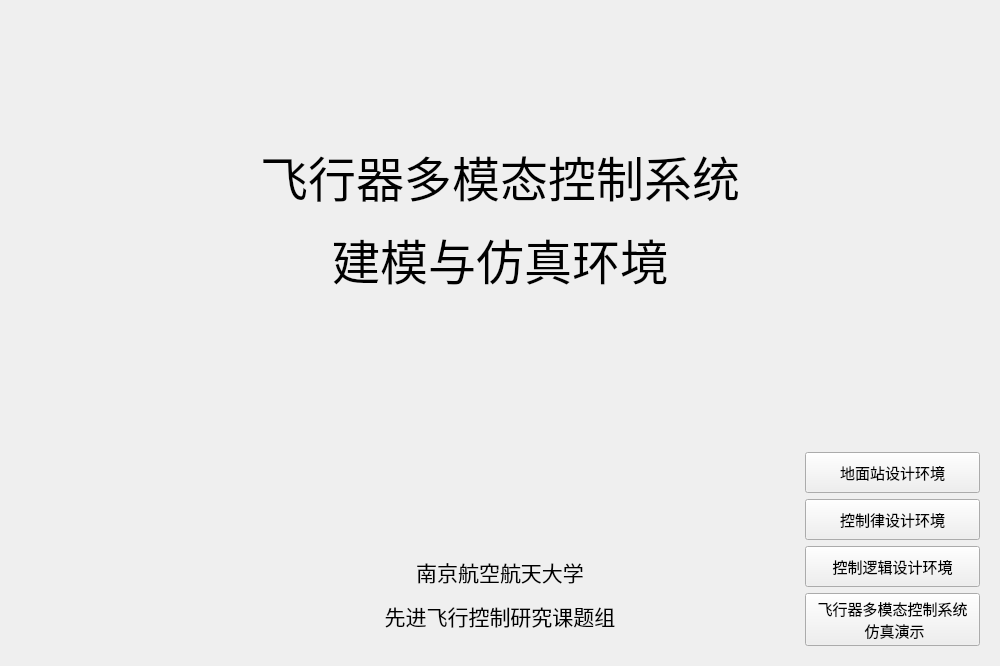
<?xml version="1.0" encoding="UTF-8"?>
<ui version="4.0">
 <class>Form</class>
 <widget class="QWidget" name="Form">
  <property name="geometry">
   <rect>
    <x>0</x>
    <y>0</y>
    <width>1000</width>
    <height>666</height>
   </rect>
  </property>
  <property name="sizePolicy">
   <sizepolicy hsizetype="Fixed" vsizetype="Fixed">
    <horstretch>0</horstretch>
    <verstretch>0</verstretch>
   </sizepolicy>
  </property>
  <property name="minimumSize">
   <size>
    <width>1000</width>
    <height>666</height>
   </size>
  </property>
  <property name="maximumSize">
   <size>
    <width>1000</width>
    <height>666</height>
   </size>
  </property>
  <property name="contextMenuPolicy">
   <enum>Qt::NoContextMenu</enum>
  </property>
  <property name="windowTitle">
   <string>欢迎使用飞行器多模态联合仿真系统</string>
  </property>
  <layout class="QGridLayout" name="gridLayout" columnstretch="1,3,1">
   <item row="0" column="0">
    <widget class="QWidget" name="widget_3" native="true"/>
   </item>
   <item row="0" column="1">
    <widget class="QWidget" name="widget_2" native="true">
     <layout class="QGridLayout" name="gridLayout_2">
      <item row="0" column="0">
       <widget class="QLabel" name="label">
        <property name="font">
         <font>
          <family>宋体</family>
          <pointsize>30</pointsize>
         </font>
        </property>
        <property name="text">
         <string>&lt;html&gt;&lt;head/&gt;&lt;body&gt;&lt;p align=&quot;center&quot;&gt;&lt;br/&gt;&lt;/p&gt;&lt;p align=&quot;center&quot;&gt;&lt;span style=&quot; font-size:36pt;&quot;&gt;飞行器多模态控制系统&lt;/span&gt;&lt;/p&gt;&lt;p align=&quot;center&quot;&gt;&lt;span style=&quot; font-size:36pt;&quot;&gt;建模与仿真环境&lt;/span&gt;&lt;/p&gt;&lt;p&gt;&lt;span style=&quot; font-size:36pt;&quot;&gt;&lt;br/&gt;&lt;/span&gt;&lt;/p&gt;&lt;/body&gt;&lt;/html&gt;</string>
        </property>
        <property name="alignment">
         <set>Qt::AlignCenter</set>
        </property>
       </widget>
      </item>
      <item row="1" column="0">
       <widget class="QWidget" name="widget_4" native="true"/>
      </item>
      <item row="2" column="0">
       <widget class="QLabel" name="label_2">
        <property name="frameShadow">
         <enum>QFrame::Plain</enum>
        </property>
        <property name="text">
         <string>&lt;html&gt;&lt;head/&gt;&lt;body&gt;&lt;p align=&quot;center&quot;&gt;&lt;span style=&quot; font-size:16pt;&quot;&gt;南京航空航天大学&lt;/span&gt;&lt;/p&gt;&lt;p align=&quot;center&quot;&gt;&lt;span style=&quot; font-size:16pt;&quot;&gt;先进飞行控制研究课题组&lt;/span&gt;&lt;/p&gt;&lt;/body&gt;&lt;/html&gt;</string>
        </property>
        <property name="textFormat">
         <enum>Qt::AutoText</enum>
        </property>
        <property name="alignment">
         <set>Qt::AlignCenter</set>
        </property>
        <property name="wordWrap">
         <bool>false</bool>
        </property>
       </widget>
      </item>
     </layout>
    </widget>
   </item>
   <item row="0" column="2">
    <widget class="QWidget" name="widget" native="true">
     <layout class="QVBoxLayout" name="verticalLayout">
      <item>
       <spacer name="verticalSpacer">
        <property name="orientation">
         <enum>Qt::Vertical</enum>
        </property>
        <property name="sizeHint" stdset="0">
         <size>
          <width>20</width>
          <height>40</height>
         </size>
        </property>
       </spacer>
      </item>
      <item>
       <widget class="QPushButton" name="pushButton">
        <property name="minimumSize">
         <size>
          <width>0</width>
          <height>41</height>
         </size>
        </property>
        <property name="font">
         <font>
          <family>Microsoft YaHei UI</family>
          <pointsize>11</pointsize>
         </font>
        </property>
        <property name="text">
         <string>地面站设计环境</string>
        </property>
       </widget>
      </item>
      <item>
       <widget class="QPushButton" name="pushButton_2">
        <property name="minimumSize">
         <size>
          <width>0</width>
          <height>41</height>
         </size>
        </property>
        <property name="font">
         <font>
          <family>Microsoft YaHei UI</family>
          <pointsize>11</pointsize>
         </font>
        </property>
        <property name="text">
         <string>控制律设计环境</string>
        </property>
       </widget>
      </item>
      <item>
       <widget class="QPushButton" name="pushButton_4">
        <property name="minimumSize">
         <size>
          <width>0</width>
          <height>41</height>
         </size>
        </property>
        <property name="font">
         <font>
          <family>Microsoft YaHei UI</family>
          <pointsize>11</pointsize>
         </font>
        </property>
        <property name="text">
         <string>控制逻辑设计环境</string>
        </property>
       </widget>
      </item>
      <item>
       <widget class="QPushButton" name="pushButton_3">
        <property name="minimumSize">
         <size>
          <width>0</width>
          <height>41</height>
         </size>
        </property>
        <property name="font">
         <font>
          <family>Microsoft YaHei UI</family>
          <pointsize>11</pointsize>
         </font>
        </property>
        <property name="text">
         <string>飞行器多模态控制系统
 仿真演示</string>
        </property>
       </widget>
      </item>
     </layout>
    </widget>
   </item>
  </layout>
 </widget>
 <resources/>
 <connections/>
</ui>
